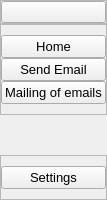
     <widget class="QCustomSlideMenu" name="leftMenuContainer" native="true">
      <property name="maximumSize">
       <size>
        <width>45</width>
        <height>16777215</height>
       </size>
      </property>
      <property name="styleSheet">
       <string notr="true"/>
      </property>
      <layout class="QVBoxLayout" name="verticalLayout">
       <property name="spacing">
        <number>0</number>
       </property>
       <property name="leftMargin">
        <number>0</number>
       </property>
       <property name="topMargin">
        <number>0</number>
       </property>
       <property name="rightMargin">
        <number>0</number>
       </property>
       <property name="bottomMargin">
        <number>0</number>
       </property>
       <item>
        <widget class="QWidget" name="leftMenuSubContainer" native="true">
         <property name="autoFillBackground">
          <bool>false</bool>
         </property>
         <property name="styleSheet">
          <string notr="true"/>
         </property>
         <layout class="QVBoxLayout" name="verticalLayout_2">
          <property name="spacing">
           <number>0</number>
          </property>
          <property name="leftMargin">
           <number>0</number>
          </property>
          <property name="topMargin">
           <number>0</number>
          </property>
          <property name="rightMargin">
           <number>0</number>
          </property>
          <property name="bottomMargin">
           <number>0</number>
          </property>
          <item alignment="Qt::AlignTop">
           <widget class="QFrame" name="frame">
            <property name="frameShape">
             <enum>QFrame::StyledPanel</enum>
            </property>
            <property name="frameShadow">
             <enum>QFrame::Raised</enum>
            </property>
            <layout class="QHBoxLayout" name="horizontalLayout_2">
             <property name="spacing">
              <number>0</number>
             </property>
             <property name="leftMargin">
              <number>0</number>
             </property>
             <property name="topMargin">
              <number>0</number>
             </property>
             <property name="rightMargin">
              <number>0</number>
             </property>
             <property name="bottomMargin">
              <number>0</number>
             </property>
             <item>
              <widget class="QPushButton" name="menuBtn">
               <property name="cursor">
                <cursorShape>PointingHandCursor</cursorShape>
               </property>
               <property name="toolTip">
                <string>Menu</string>
               </property>
               <property name="text">
                <string/>
               </property>
               <property name="icon">
                <iconset resource="../resources.qrc">
                 <normaloff>:/icons/menu.svg</normaloff>:/icons/menu.svg</iconset>
               </property>
               <property name="iconSize">
                <size>
                 <width>24</width>
                 <height>24</height>
                </size>
               </property>
              </widget>
             </item>
            </layout>
           </widget>
          </item>
          <item alignment="Qt::AlignTop">
           <widget class="QFrame" name="frame_2">
            <property name="frameShape">
             <enum>QFrame::StyledPanel</enum>
            </property>
            <property name="frameShadow">
             <enum>QFrame::Raised</enum>
            </property>
            <layout class="QVBoxLayout" name="verticalLayout_3">
             <property name="spacing">
              <number>0</number>
             </property>
             <property name="leftMargin">
              <number>0</number>
             </property>
             <property name="topMargin">
              <number>10</number>
             </property>
             <property name="rightMargin">
              <number>0</number>
             </property>
             <property name="bottomMargin">
              <number>10</number>
             </property>
             <item>
              <widget class="QPushButton" name="homeBtn">
               <property name="font">
                <font>
                 <pointsize>10</pointsize>
                </font>
               </property>
               <property name="cursor">
                <cursorShape>PointingHandCursor</cursorShape>
               </property>
               <property name="toolTip">
                <string>Home</string>
               </property>
               <property name="text">
                <string>Home</string>
               </property>
               <property name="icon">
                <iconset resource="../resources.qrc">
                 <normaloff>:/icons/home.svg</normaloff>:/icons/home.svg</iconset>
               </property>
               <property name="iconSize">
                <size>
                 <width>24</width>
                 <height>24</height>
                </size>
               </property>
              </widget>
             </item>
             <item>
              <widget class="QPushButton" name="singleMailBtn">
               <property name="font">
                <font>
                 <pointsize>10</pointsize>
                </font>
               </property>
               <property name="cursor">
                <cursorShape>PointingHandCursor</cursorShape>
               </property>
               <property name="toolTip">
                <string>My Recipes</string>
               </property>
               <property name="text">
                <string>Send Email</string>
               </property>
               <property name="icon">
                <iconset resource="../resources.qrc">
                 <normaloff>:/icons/user.svg</normaloff>:/icons/user.svg</iconset>
               </property>
               <property name="iconSize">
                <size>
                 <width>24</width>
                 <height>24</height>
                </size>
               </property>
              </widget>
             </item>
             <item>
              <widget class="QPushButton" name="bulkEmailBtn">
               <property name="font">
                <font>
                 <pointsize>10</pointsize>
                </font>
               </property>
               <property name="cursor">
                <cursorShape>PointingHandCursor</cursorShape>
               </property>
               <property name="toolTip">
                <string>My Ingredients</string>
               </property>
               <property name="text">
                <string>Mailing of emails</string>
               </property>
               <property name="icon">
                <iconset resource="../resources.qrc">
                 <normaloff>:/icons/users.svg</normaloff>:/icons/users.svg</iconset>
               </property>
               <property name="iconSize">
                <size>
                 <width>24</width>
                 <height>24</height>
                </size>
               </property>
              </widget>
             </item>
            </layout>
           </widget>
          </item>
          <item>
           <spacer name="verticalSpacer">
            <property name="orientation">
             <enum>Qt::Vertical</enum>
            </property>
            <property name="sizeHint" stdset="0">
             <size>
              <width>20</width>
              <height>40</height>
             </size>
            </property>
           </spacer>
          </item>
          <item alignment="Qt::AlignTop">
           <widget class="QFrame" name="frame_3">
            <property name="frameShape">
             <enum>QFrame::StyledPanel</enum>
            </property>
            <property name="frameShadow">
             <enum>QFrame::Raised</enum>
            </property>
            <layout class="QVBoxLayout" name="verticalLayout_4">
             <property name="spacing">
              <number>0</number>
             </property>
             <property name="leftMargin">
              <number>0</number>
             </property>
             <property name="topMargin">
              <number>10</number>
             </property>
             <property name="rightMargin">
              <number>0</number>
             </property>
             <property name="bottomMargin">
              <number>10</number>
             </property>
             <item>
              <widget class="QPushButton" name="settingsBtn">
               <property name="font">
                <font>
                 <pointsize>10</pointsize>
                </font>
               </property>
               <property name="cursor">
                <cursorShape>PointingHandCursor</cursorShape>
               </property>
               <property name="toolTip">
                <string>Go to settings</string>
               </property>
               <property name="text">
                <string>Settings</string>
               </property>
               <property name="icon">
                <iconset resource="../resources.qrc">
                 <normaloff>:/icons/settings.svg</normaloff>:/icons/settings.svg</iconset>
               </property>
               <property name="iconSize">
                <size>
                 <width>24</width>
                 <height>24</height>
                </size>
               </property>
              </widget>
             </item>
            </layout>
           </widget>
          </item>
         </layout>
        </widget>
       </item>
      </layout>
     </widget>
